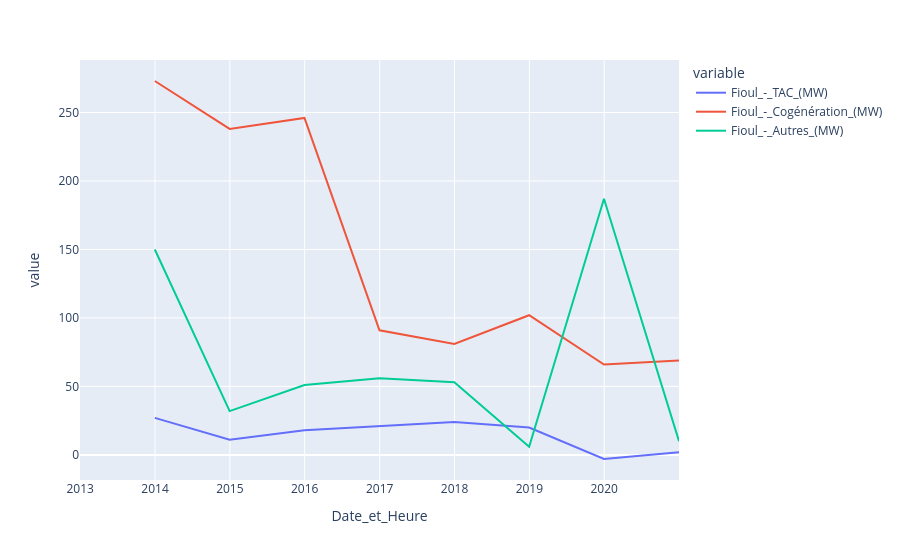

Source (notebook cell):
### Code cell
df_fioul_detail.plot()

### Figure 1 — Plotly figure (JSON) as saved in the notebook; plotly's stock layout.template omitted (floating-point values rounded to 4 significant figures)
{"data": [{"hovertemplate": "variable=Fioul_-_TAC_(MW)<br>Date_et_Heure=%{x}<br>value=%{y}<extra></extra>", "legendgroup": "Fioul_-_TAC_(MW)", "line": {"color": "#636efa", "dash": "solid"}, "marker": {"symbol": "circle"}, "mode": "lines", "name": "Fioul_-_TAC_(MW)", "orientation": "v", "showlegend": true, "type": "scatter", "x": ["2012-12-31T00:00:00.000000000", "2013-12-31T00:00:00.000000000", "2014-12-31T00:00:00.000000000", "2015-12-31T00:00:00.000000000", "2016-12-31T00:00:00.000000000", "2017-12-31T00:00:00.000000000", "2018-12-31T00:00:00.000000000", "2019-12-31T00:00:00.000000000", "2020-12-31T00:00:00.000000000"], "xaxis": "x", "y": [NaN, 27.0, 11.0, 18.0, 21.0, 24.0, 20.0, -3.0, 2.0], "yaxis": "y"}, {"hovertemplate": "variable=Fioul_-_Cogénération_(MW)<br>Date_et_Heure=%{x}<br>value=%{y}<extra></extra>", "legendgroup": "Fioul_-_Cogénération_(MW)", "line": {"color": "#EF553B", "dash": "solid"}, "marker": {"symbol": "circle"}, "mode": "lines", "name": "Fioul_-_Cogénération_(MW)", "orientation": "v", "showlegend": true, "type": "scatter", "x": ["2012-12-31T00:00:00.000000000", "2013-12-31T00:00:00.000000000", "2014-12-31T00:00:00.000000000", "2015-12-31T00:00:00.000000000", "2016-12-31T00:00:00.000000000", "2017-12-31T00:00:00.000000000", "2018-12-31T00:00:00.000000000", "2019-12-31T00:00:00.000000000", "2020-12-31T00:00:00.000000000"], "xaxis": "x", "y": [NaN, 273.0, 238.0, 246.0, 91.0, 81.0, 102.0, 66.0, 69.0], "yaxis": "y"}, {"hovertemplate": "variable=Fioul_-_Autres_(MW)<br>Date_et_Heure=%{x}<br>value=%{y}<extra></extra>", "legendgroup": "Fioul_-_Autres_(MW)", "line": {"color": "#00cc96", "dash": "solid"}, "marker": {"symbol": "circle"}, "mode": "lines", "name": "Fioul_-_Autres_(MW)", "orientation": "v", "showlegend": true, "type": "scatter", "x": ["2012-12-31T00:00:00.000000000", "2013-12-31T00:00:00.000000000", "2014-12-31T00:00:00.000000000", "2015-12-31T00:00:00.000000000", "2016-12-31T00:00:00.000000000", "2017-12-31T00:00:00.000000000", "2018-12-31T00:00:00.000000000", "2019-12-31T00:00:00.000000000", "2020-12-31T00:00:00.000000000"], "xaxis": "x", "y": [NaN, 150.0, 32.0, 51.0, 56.0, 53.0, 6.0, 187.0, 10.0], "yaxis": "y"}], "layout": {"legend": {"title": {"text": "variable"}, "tracegroupgap": 0}, "margin": {"t": 60}, "xaxis": {"anchor": "y", "domain": [0, 1], "title": {"text": "Date_et_Heure"}}, "yaxis": {"anchor": "x", "domain": [0, 1], "title": {"text": "value"}}}}
